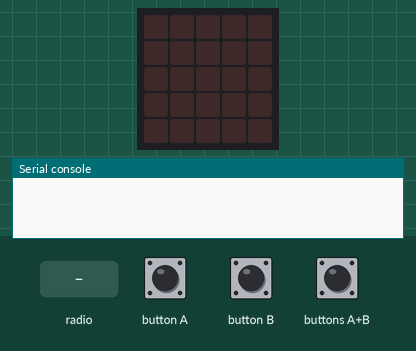
The program below on a simulated BBC micro:bit (MakeCode). Parts: the board's 5×5 LED display, the last lines printed to the serial console. The test bench sets the inputs (shaded band). No radio messages arrive unless stated (any console line starting 'radio sent:' is added by the test bench).

Above: at 1.2 s.
1.3 s: button A pressed for 0.15 s
At 2.1 s:
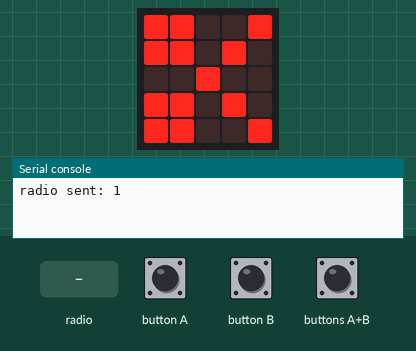
2.9 s: radio message "1" arrives
At 3.8 s:
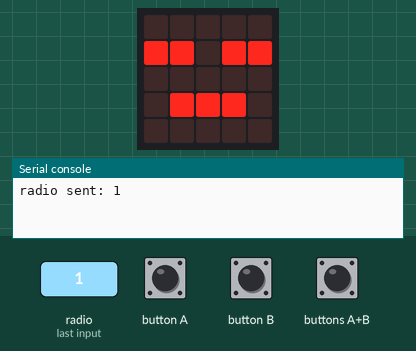
4.4 s: radio message "3" arrives
At 7.2 s:
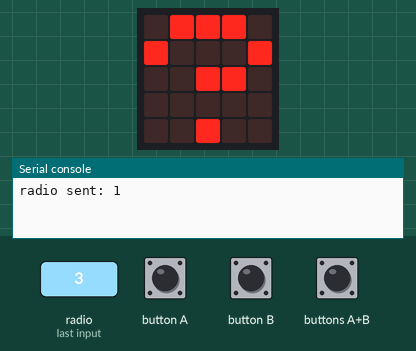
7.4 s: button B pressed for 0.15 s
At 9.4 s:
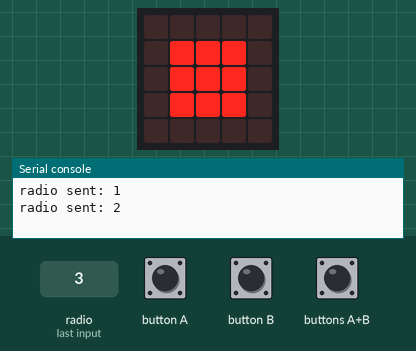
10.1 s: radio message "2" arrives
At 12.8 s:
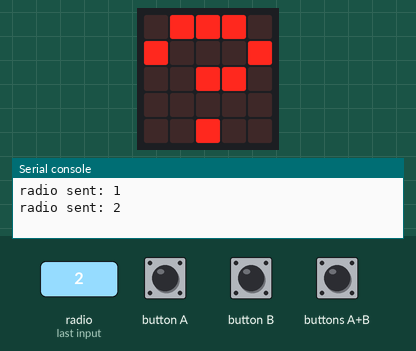
13.1 s: buttons A+B pressed for 0.15 s
At 15.6 s:
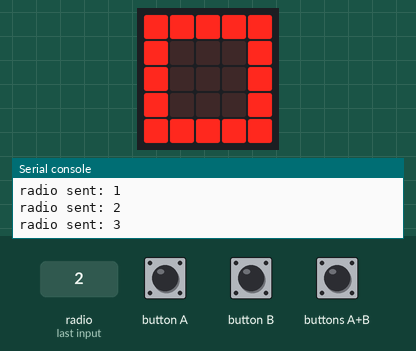
Timing chart, 0 to 16.9 s (numbered marks = the images above; inputs shaded):
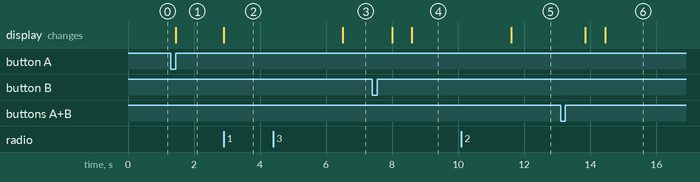

The program:

main.ts
```typescript
radio.onReceivedNumber(function (receivedNumber) {
    他出拳 = receivedNumber
    while (出拳 == 0) {
        basic.showString("?")
    }
    if (他出拳 == 出拳) {
        basic.showIcon(IconNames.Asleep)
        basic.pause(3000)
        開始()
    } else if (出拳 == 1 && 他出拳 == 3) {
        basic.showIcon(IconNames.Happy)
        basic.pause(3000)
        開始()
    } else if (出拳 == 2 && 他出拳 == 1) {
        basic.showIcon(IconNames.Happy)
        basic.pause(3000)
        開始()
    } else if (出拳 == 3 && 他出拳 == 2) {
        basic.showIcon(IconNames.Happy)
        basic.pause(3000)
        開始()
    } else if (他出拳 == 3 && 出拳 == 2) {
        basic.showIcon(IconNames.Sad)
        basic.pause(3000)
        開始()
    } else if (他出拳 == 2 && 出拳 == 1) {
        basic.showIcon(IconNames.Sad)
        basic.pause(3000)
        開始()
    } else if (他出拳 == 1 && 出拳 == 3) {
        basic.showIcon(IconNames.Sad)
        basic.pause(3000)
        開始()
    }
})
function 開始 () {
    他出拳 = 0
    出拳 = 0
}
input.onButtonPressed(Button.A, function () {
    if (出拳 == 0) {
        出拳 = 1
        basic.showLeds(`
            # # . . #
            # # . # .
            . . # . .
            # # . # .
            # # . . #
            `)
        radio.sendNumber(1)
    }
})
input.onButtonPressed(Button.AB, function () {
    if (出拳 == 0) {
        出拳 = 3
        basic.showLeds(`
            # # # # #
            # . . . #
            # . . . #
            # . . . #
            # # # # #
            `)
        radio.sendNumber(3)
    }
})
input.onButtonPressed(Button.B, function () {
    if (出拳 == 0) {
        出拳 = 2
        basic.showLeds(`
            . . . . .
            . # # # .
            . # # # .
            . # # # .
            . . . . .
            `)
        radio.sendNumber(2)
    }
})
let 出拳 = 0
let 他出拳 = 0
radio.setGroup(87)
開始()
```

test.ts
```typescript
// 在這裡測試；當此封包作為擴充功能時，將不會編譯此內容。
```

Measured:
- after the input at 1.3 s, the display: changes after 0.15 s (image 1)
- after the input at 2.9 s, the display: changes at once (image 2)
- after the input at 4.4 s, the display: changes after 2.1 s (image 3)
- after the input at 7.4 s, the display: first changes after 0.60 s (image 4 shows a later state)
- after the input at 10.1 s, the display: changes after 1.5 s (image 5)
- after the input at 13.1 s, the display: first changes after 0.75 s (image 6 shows a later state)
